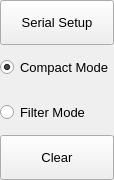
                 <widget class="QFrame" name="extraRightBox">
                  <property name="minimumSize">
                   <size>
                    <width>0</width>
                    <height>0</height>
                   </size>
                  </property>
                  <property name="maximumSize">
                   <size>
                    <width>0</width>
                    <height>16777215</height>
                   </size>
                  </property>
                  <property name="frameShape">
                   <enum>QFrame::NoFrame</enum>
                  </property>
                  <property name="frameShadow">
                   <enum>QFrame::Raised</enum>
                  </property>
                  <layout class="QVBoxLayout" name="verticalLayout_7">
                   <property name="spacing">
                    <number>0</number>
                   </property>
                   <property name="leftMargin">
                    <number>0</number>
                   </property>
                   <property name="topMargin">
                    <number>0</number>
                   </property>
                   <property name="rightMargin">
                    <number>0</number>
                   </property>
                   <property name="bottomMargin">
                    <number>0</number>
                   </property>
                   <item>
                    <widget class="QFrame" name="themeSettingsTopDetail">
                     <property name="maximumSize">
                      <size>
                       <width>16777215</width>
                       <height>3</height>
                      </size>
                     </property>
                     <property name="frameShape">
                      <enum>QFrame::NoFrame</enum>
                     </property>
                     <property name="frameShadow">
                      <enum>QFrame::Raised</enum>
                     </property>
                    </widget>
                   </item>
                   <item alignment="Qt::AlignTop">
                    <widget class="QFrame" name="contentSettings">
                     <property name="frameShape">
                      <enum>QFrame::NoFrame</enum>
                     </property>
                     <property name="frameShadow">
                      <enum>QFrame::Raised</enum>
                     </property>
                     <layout class="QVBoxLayout" name="verticalLayout_5">
                      <property name="spacing">
                       <number>0</number>
                      </property>
                      <property name="sizeConstraint">
                       <enum>QLayout::SetMinimumSize</enum>
                      </property>
                      <property name="leftMargin">
                       <number>0</number>
                      </property>
                      <property name="topMargin">
                       <number>0</number>
                      </property>
                      <property name="rightMargin">
                       <number>0</number>
                      </property>
                      <property name="bottomMargin">
                       <number>0</number>
                      </property>
                      <item>
                       <widget class="QFrame" name="topMenu">
                        <property name="frameShape">
                         <enum>QFrame::NoFrame</enum>
                        </property>
                        <property name="frameShadow">
                         <enum>QFrame::Raised</enum>
                        </property>
                        <layout class="QVBoxLayout" name="verticalLayout_4">
                         <property name="spacing">
                          <number>0</number>
                         </property>
                         <property name="leftMargin">
                          <number>0</number>
                         </property>
                         <property name="topMargin">
                          <number>0</number>
                         </property>
                         <property name="rightMargin">
                          <number>0</number>
                         </property>
                         <property name="bottomMargin">
                          <number>0</number>
                         </property>
                         <item>
                          <widget class="QPushButton" name="btn_setup">
                           <property name="sizePolicy">
                            <sizepolicy hsizetype="Expanding" vsizetype="Fixed">
                             <horstretch>0</horstretch>
                             <verstretch>0</verstretch>
                            </sizepolicy>
                           </property>
                           <property name="minimumSize">
                            <size>
                             <width>0</width>
                             <height>45</height>
                            </size>
                           </property>
                           <property name="font">
                            <font>
                             <family>Segoe UI</family>
                             <pointsize>10</pointsize>
                             <italic>false</italic>
                             <bold>false</bold>
                            </font>
                           </property>
                           <property name="cursor">
                            <cursorShape>PointingHandCursor</cursorShape>
                           </property>
                           <property name="layoutDirection">
                            <enum>Qt::LeftToRight</enum>
                           </property>
                           <property name="styleSheet">
                            <string notr="true">background-image: url(:/icons/images/icons/cil-account-logout.png);</string>
                           </property>
                           <property name="text">
                            <string>Serial Setup</string>
                           </property>
                          </widget>
                         </item>
                         <item>
                          <widget class="QRadioButton" name="btn_cmode">
                           <property name="sizePolicy">
                            <sizepolicy hsizetype="Expanding" vsizetype="Fixed">
                             <horstretch>0</horstretch>
                             <verstretch>0</verstretch>
                            </sizepolicy>
                           </property>
                           <property name="minimumSize">
                            <size>
                             <width>0</width>
                             <height>45</height>
                            </size>
                           </property>
                           <property name="font">
                            <font>
                             <family>Segoe UI</family>
                             <pointsize>10</pointsize>
                             <italic>false</italic>
                             <bold>false</bold>
                            </font>
                           </property>
                           <property name="cursor">
                            <cursorShape>PointingHandCursor</cursorShape>
                           </property>
                           <property name="layoutDirection">
                            <enum>Qt::LeftToRight</enum>
                           </property>
                           <property name="styleSheet">
                            <string notr="true">background-image: url(:/icons/images/icons/cil-account-logout.png);</string>
                           </property>
                           <property name="text">
                            <string>Compact Mode</string>
                           </property>
                           <property name="checked">
                            <bool>true</bool>
                           </property>
                          </widget>
                         </item>
                         <item>
                          <widget class="QRadioButton" name="btn_fmode">
                           <property name="sizePolicy">
                            <sizepolicy hsizetype="Expanding" vsizetype="Fixed">
                             <horstretch>0</horstretch>
                             <verstretch>0</verstretch>
                            </sizepolicy>
                           </property>
                           <property name="minimumSize">
                            <size>
                             <width>0</width>
                             <height>45</height>
                            </size>
                           </property>
                           <property name="font">
                            <font>
                             <family>Segoe UI</family>
                             <pointsize>10</pointsize>
                             <italic>false</italic>
                             <bold>false</bold>
                            </font>
                           </property>
                           <property name="cursor">
                            <cursorShape>PointingHandCursor</cursorShape>
                           </property>
                           <property name="layoutDirection">
                            <enum>Qt::LeftToRight</enum>
                           </property>
                           <property name="styleSheet">
                            <string notr="true">background-image: url(:/icons/images/icons/cil-envelope-open.png);</string>
                           </property>
                           <property name="text">
                            <string>Filter Mode</string>
                           </property>
                          </widget>
                         </item>
                         <item>
                          <widget class="QPushButton" name="btn_clear">
                           <property name="sizePolicy">
                            <sizepolicy hsizetype="Expanding" vsizetype="Fixed">
                             <horstretch>0</horstretch>
                             <verstretch>0</verstretch>
                            </sizepolicy>
                           </property>
                           <property name="minimumSize">
                            <size>
                             <width>0</width>
                             <height>45</height>
                            </size>
                           </property>
                           <property name="font">
                            <font>
                             <family>Segoe UI</family>
                             <pointsize>10</pointsize>
                             <italic>false</italic>
                             <bold>false</bold>
                            </font>
                           </property>
                           <property name="cursor">
                            <cursorShape>PointingHandCursor</cursorShape>
                           </property>
                           <property name="layoutDirection">
                            <enum>Qt::LeftToRight</enum>
                           </property>
                           <property name="styleSheet">
                            <string notr="true">background-image: url(:/icons/images/icons/cil-print.png);</string>
                           </property>
                           <property name="text">
                            <string>Clear</string>
                           </property>
                          </widget>
                         </item>
                        </layout>
                       </widget>
                      </item>
                     </layout>
                    </widget>
                   </item>
                  </layout>
                 </widget>
